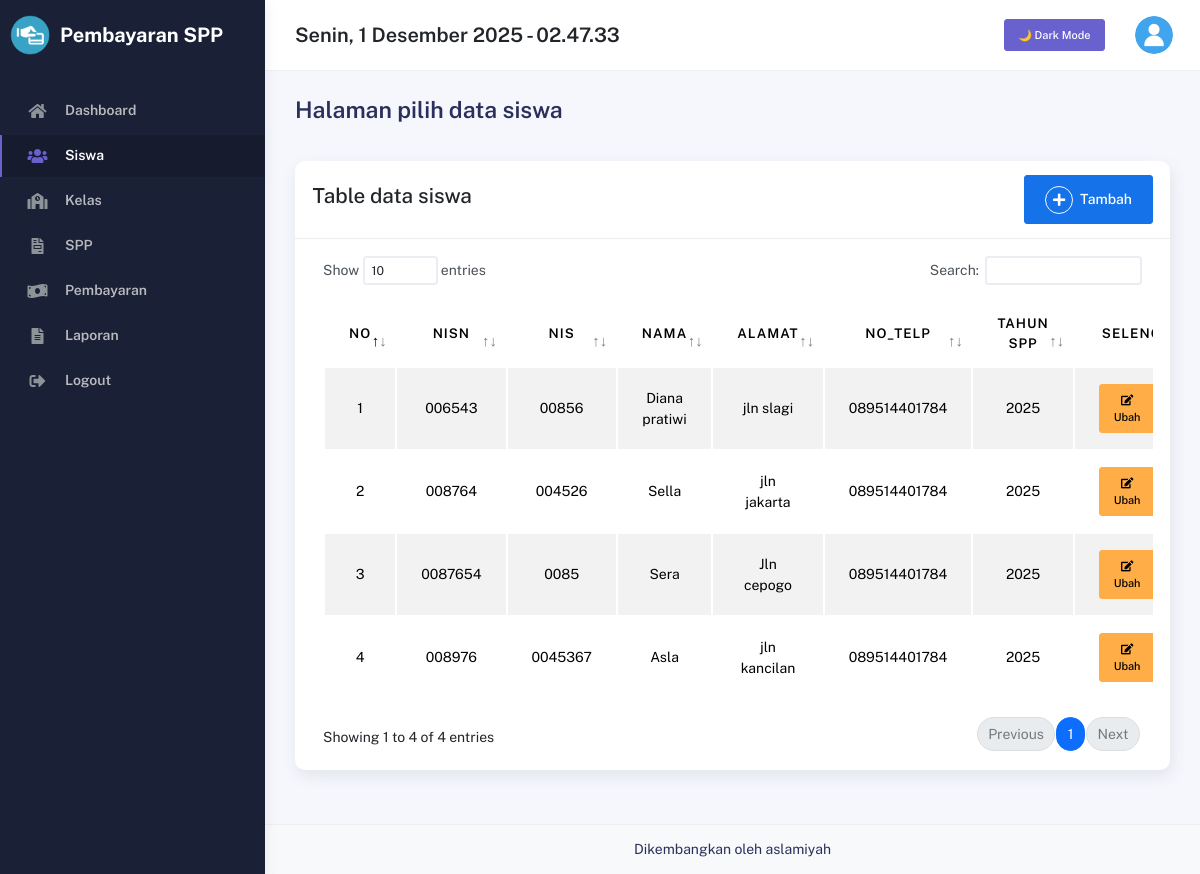
Page /pages/siswa/index.php (signed in) on the committed database.
### tables this page shows
CREATE TABLE `siswa` (
  `nisn` char(10) NOT NULL,
  `nis` char(8) DEFAULT NULL,
  `nama` varchar(35) DEFAULT NULL,
  `id_kelas` int DEFAULT NULL,
  `alamat` text,
  `no_telp` varchar(13) DEFAULT NULL,
  `id_spp` int DEFAULT NULL,
  `password` varchar(255) NOT NULL
);

CREATE TABLE `spp` (
  `id_spp` int NOT NULL,
  `tahun` int DEFAULT NULL,
  `nominal` int DEFAULT NULL
);

### pages/siswa/index.php (the view, shortened to what this page needs)
<?php
include '../../partials/header.php';
include '../../partials/sidebar.php';
include '../../partials/navbar.php';
$qsiswa = "SELECT
        siswa.nisn,
        siswa.nis,
        siswa.nama,
        siswa.password,
        siswa.alamat,
        siswa.no_telp,
        siswa.id_spp,
        spp.tahun,
        kelas.nama_kelas,
        kelas.kompetensi_keahlian
    FROM siswa
    LEFT JOIN kelas ON siswa.id_kelas = kelas.id_kelas
    LEFT JOIN spp ON siswa.id_spp = spp.id_spp
";
$result = mysqli_query($connect, $qsiswa) or die(mysqli_error($connect));
?>
<div class="container">
    <div class="page-inner">
        <div class="page-header">
            <h3 class="fw-bold mb-3">Halaman pilih data siswa</h3>
        </div>
        <div class="row">
            <div class="col-md-12">
                <div class="card">
                    <div class="card-header d-flex justify-content-between align-items-center">
                        <h4 class="table-data-title">Table data siswa</h4>
                        <a href="./create.php" class="btn btn-primary d-flex align-items-center">
                            <span class="rounded-circle border border-light d-flex align-items-center justify-content-center me-2" style="width: 28px; height: 28px;">
                                <i class="fa fa-plus"></i>
                            </span>
                            Tambah
                        </a>
                    </div>
                    <div class="card-body">
                        <div class="table-responsive">
                            <table id="datatable"
                                class="display table table-striped table-hover">
                                <thead>
                                    <tr>
                                        <th class="text-center">No</th>
                                        <th class="text-center">Nisn</th>
                                        <th class="text-center">Nis</th>
                                        <th class="text-center">Nama</th>
                                        <th class="text-center">Alamat</th>
                                        <th class="text-center">No_telp</th>
                                        <th class="text-center">Tahun SPP</th>
                                        <th class="text-center">Selengkapnya</th>
                                    </tr>
                                </thead>
                                <tbody>
                                    <?php
                                    $no = 1;
                                    while ($item = $result->fetch_object()):
                                    ?>
                                        <tr>
                                            <td class="text-center"><?= $no++ ?></td>
                                            <td class="text-center"><?= $item->nisn ?></td>
                                            <td class="text-center"><?= $item->nis ?></td>
                                            <td class="text-center"><?= $item->nama ?></td>
                                            <td class="text-center"><?= $item->alamat ?></td>
                                            <td class="text-center"><?= $item->no_telp ?></td>
                                            <td class="text-center"><?= $item->tahun ?></td>
                                            <td class="text-center" style="width: 200px;">
                                                <div class="d-flex justify-content-center gap-2">
                                                    <a href="./edit.php?nisn=<?= $item->nisn ?>" class="btn btn-warning btn-sm px-3" title="Edit">
                                                        <i class="fa fa-edit"></i> Ubah
                                                    </a>
                                                </div>
                                            </td>
                                        </tr>
                                    <?php
                                    endwhile;
                                    ?>
                                </tbody>
                            </table>
                        </div>
                    </div>
                </div>
            </div>
        </div>
    </div>
</div>
<?php
include '../../partials/footer.php';
include '../../partials/script.php';
?>

### partials/header.php (shortened to what this page needs)
<!DOCTYPE html>
<html lang="en">
<head>
    <link rel="stylesheet" href="https://cdn.jsdelivr.net/npm/bootstrap-icons@1.11.1/font/bootstrap-icons.css">
    <link rel="stylesheet" href="https://cdn.jsdelivr.net/npm/@tabler/icons-webfont@latest/tabler-icons.min.css">
    <link rel="stylesheet" href="https://cdn.datatables.net/2.3.4/css/dataTables.dataTables.css" />
    <link rel="stylesheet" href="../../kaiadmin-lite-1.2.0/kaiadmin-lite-1.2.0/assets/css/bootstrap.min.css" />
    <link rel="stylesheet" href="../../kaiadmin-lite-1.2.0/kaiadmin-lite-1.2.0/assets/css/plugins.min.css" />
    <link rel="stylesheet" href="../../kaiadmin-lite-1.2.0/kaiadmin-lite-1.2.0/assets/css/kaiadmin.min.css" />
    <link rel="stylesheet" href="../../kaiadmin-lite-1.2.0/kaiadmin-lite-1.2.0/assets/css/demo.css" />
</head>
<body>

### partials/sidebar.php (shortened to what this page needs)
<?php
$level = $_SESSION['level'] ?? '';
$current_dir  = basename(dirname($_SERVER['PHP_SELF']));
?>
<div class="sidebar" data-background-color="dark">
    <div class="sidebar-logo">
        <div class="logo-header d-flex align-items-center" data-background-color="dark" style="padding: 10px;">
            <a href="../dashboard/index.php" class="logo d-flex align-items-center" style="text-decoration: none;">
                <img
                    src="../../kaiadmin-lite-1.2.0/kaiadmin-lite-1.2.0/assets/img/kaiadmin/icon-pembayaran.png"
                    alt="Logo"
                    height="40"
                    style="margin-right: 10px;" />
                <span style="color: white; font-weight: bold; font-size: 20px;">
                    Pembayaran SPP
                </span>
            </a>
        </div>
    </div>
    <div class="sidebar-wrapper scrollbar scrollbar-inner">
        <div class="sidebar-content">
            <ul class="nav nav-secondary">
                <?php if ($level === "admin"): ?>
                    <li class="nav-item <?= $current_dir == 'dashboard' ? 'active' : '' ?>">
                        <a href="../dashboard/index.php">
                            <i class="fas fa-home"></i>
                            <p>Dashboard</p>
                        </a>
                    </li>
                    <li class="nav-item <?= $current_dir == 'siswa' ? 'active' : '' ?>">
                        <a href="../siswa/index.php">
                            <i class="fas fa-users"></i>
                            <p>Siswa</p>
                        </a>
                    </li>
                    <li class="nav-item <?= $current_dir == 'kelas' ? 'active' : '' ?>">
                        <a href="../kelas/index.php">
                            <i class="fas fa-school"></i>
                            <p>Kelas</p>
                        </a>
                    </li>
                    <li class="nav-item <?= $current_dir == 'spp' ? 'active' : '' ?>">
                        <a href="../spp/index.php">
                            <i class="fas fa-file-invoice"></i>
                            <p>SPP</p>
                        </a>
                    </li>
                    <li class="nav-item <?= $current_dir == 'pembayaran' ? 'active' : '' ?>">
                        <a href="../pembayaran/index.php">
                            <i class="fas fa-money-bill-wave"></i>
                            <p>Pembayaran</p>
                        </a>
                    </li>
                    <li class="nav-item <?= $current_dir == 'laporan' ? 'active' : '' ?>">
                        <a href="../laporan/index.php">
                            <i class="fas fa-file-alt"></i>
                            <p>Laporan</p>
                        </a>
                    </li>
                <?php endif; ?>
                <li class="nav-item">
                    <a href="../../actions/auth/logout.php">
                        <i class="fas fa-sign-out-alt"></i>
                        <p>Logout</p>
                    </a>
                </li>
            </ul>
        </div>
    </div>
</div>

### partials/navbar.php (shortened to what this page needs)
<div class="main-panel">
    <div class="main-header">
        <nav
            class="navbar navbar-header navbar-header-transparent navbar-expand-lg border-bottom">
            <div class="container-fluid">
                <span id="datetime" class="fw-bold text-dark" style="font-size: 20px;"></span>
                <ul class="navbar-nav topbar-nav ms-md-auto align-items-center">
                    <li class="nav-item me-3">
                        <button id="darkModeToggle" class="btn btn-sm btn-secondary">
                            🌙 Dark Mode
                        </button>
                    </li>
                    <li class="nav-item topbar-user dropdown hidden-caret">
                        <a
                            class="dropdown-toggle profile-pic"
                            data-bs-toggle="dropdown"
                            href="#"
                            aria-expanded="false">
                            <div class="avatar-sm">
                                <img
                                    src="../../kaiadmin-lite-1.2.0/kaiadmin-lite-1.2.0/assets/img/kaiadmin/orang.png"
                                    alt="..."
                                    class="avatar-img rounded-circle" />
                            </div>
                        </a>
                    </li>
                </ul>
            </div>
        </nav>
    </div>

### partials/footer.php
<footer class="footer bg-light py-3">
    <div class="container-fluid d-flex justify-content-center">
        <nav>
            <div class="text-center">
                Dikembangkan oleh aslamiyah
            </div>
        </nav>
    </div>
</footer>

### partials/script.php (shortened to what this page needs)
</body>
</html>

### rows in the picture
siswa: nisn "006543", nis "00856", nama "Diana pratiwi", alamat "jln slagi", no_telp "089514401784", id_spp.tahun "2025"
siswa: nisn "008764", nis "004526", nama "Sella", alamat "jln jakarta", no_telp "089514401784", id_spp.tahun "2025"
siswa: nisn "0087654", nis "0085", nama "Sera", alamat "Jln cepogo", no_telp "089514401784", id_spp.tahun "2025"
siswa: nisn "008976", nis "0045367", nama "Asla", alamat "jln kancilan", no_telp "089514401784", id_spp.tahun "2025"
